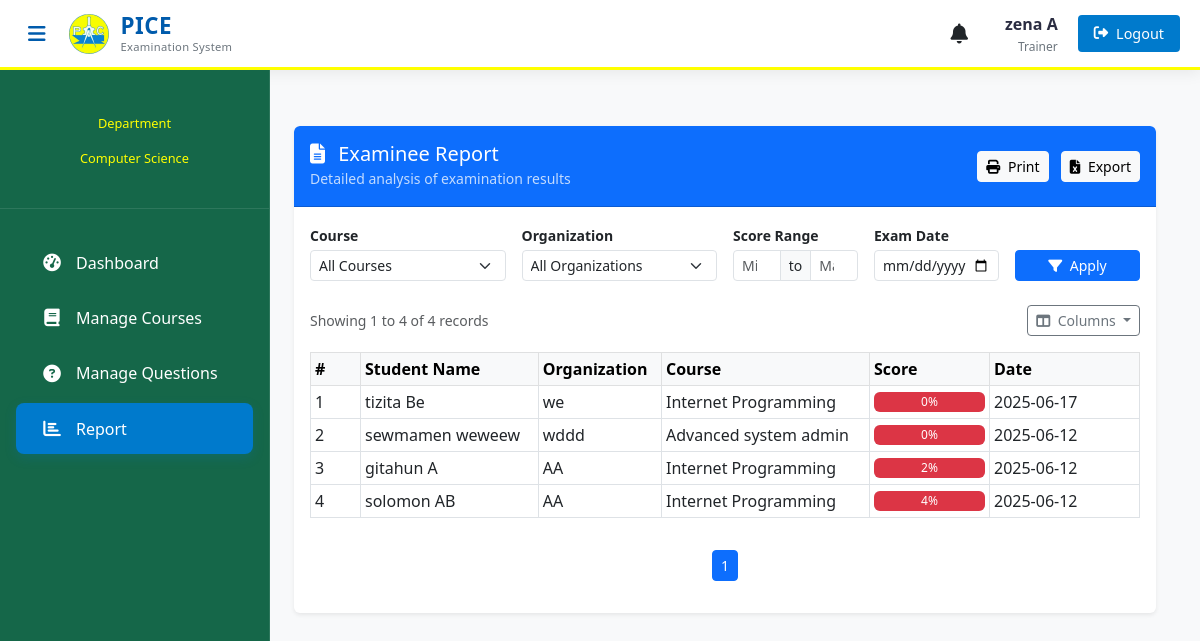
The page /teacher/teacher-report (signed in) on the database its author committed.
### teacher/models.py (models this page shows, shortened)
class Teacher(models.Model):
    user = models.OneToOneField(User, on_delete=models.CASCADE)
    address = models.CharField(max_length=40)
    mobile = models.CharField(max_length=20, null=False)
    status = models.BooleanField(default=True)
    salary = models.PositiveIntegerField(null=True)
    department = models.ForeignKey(
        'exam.Department',
        on_delete=models.SET_NULL,
        null=True,
        blank=False,
        related_name='teachers'
    )

### exam/models.py (models this page shows, shortened)
class Department(models.Model):
   department_name = models.CharField(max_length=100, unique=True)
   def __str__(self):
        return self.department_name

class Result(models.Model):
    student = models.ForeignKey(Student,on_delete=models.CASCADE)
    exam = models.ForeignKey(Course,on_delete=models.CASCADE)
    marks = models.PositiveIntegerField()
    date = models.DateTimeField(auto_now=True)

class Course(models.Model):
    course_name = models.CharField(max_length=50)
    question_number = models.PositiveIntegerField()
    total_marks = models.PositiveIntegerField(default=100)
    given_time = models.PositiveIntegerField(default=60)
    department = models.ForeignKey(Department, on_delete=models.CASCADE, related_name='course_set')
    examiners = models.ManyToManyField(Examiner, blank=True, related_name='courses')
    is_seen = models.BooleanField(default=False)

### student/models.py (models this page shows, shortened)
class Student(models.Model):
    user=models.OneToOneField(User,on_delete=models.CASCADE)
    address = models.CharField(max_length=40)
    mobile = models.CharField(max_length=20,null=False)
    organization = models.CharField(max_length=200, null=False)
    course = models.ForeignKey(
        'exam.Course',
        on_delete=models.SET_NULL,
        null=True
    )
    department = models.ForeignKey(
        'exam.Department',  # Reference to your Department model
        on_delete=models.SET_NULL,
        null=True,
        blank=True,
        related_name='students'
    )
    @property
    def get_name(self):
        return self.user.first_name+" "+self.user.last_name

### teacher/views.py (the view)
# urls.py: path('teacher-report',views.teacher_report, name='teacher-report'),
@login_required(login_url='teacher:teacherlogin')
def teacher_report(request):
    department = get_teacher_department(request)
    courses = QMODEL.Course.objects.filter(department=department)
    organizations = SMODEL.Student.objects.filter(
        department=department
    ).values_list('organization', flat=True).distinct()
    log_activity(
        user=request.user,
        action_type='OTHER',
        description=f'Team leader accessed exam reports'
    )
    results = QMODEL.Result.objects.select_related(
        'student', 'exam'
    ).filter(
        exam__department=department
    ).order_by('-date')
    course_id = request.GET.get('course', '')
    organization = request.GET.get('organization')
    min_mark = request.GET.get('min_mark')
    max_mark = request.GET.get('max_mark')
    exam_date = request.GET.get('exam_date')
    if course_id:
        results = results.filter(exam__id=course_id)
    if organization:
        results = results.filter(student__organization=organization)
    if exam_date:
        try:
            date_obj = datetime.strptime(exam_date, '%Y-%m-%d').date()
            results = results.filter(date__date=date_obj)
        except ValueError:
            exam_date = ''
    student_ids = results.values_list('student__id', flat=True).distinct()
    fib_answers = QMODEL.StudentAnswer.objects.filter(
        student_id__in=student_ids,
        question__course__department=department,
        question__question_type='FIB'
    ).values('student').annotate(
        fib_score=Sum('marks_obtained')
    )
    fib_scores = {answer['student']: answer['fib_score'] or 0 for answer in fib_answers}
    results_list = []
    for result in results:
        result.fib_score = fib_scores.get(result.student.id, 0)
        result.total_score = result.marks + result.fib_score
        include = True
        if min_mark and min_mark.isdigit():
            include = include and (result.total_score >= float(min_mark))
        if max_mark and max_mark.isdigit():
            include = include and (result.total_score <= float(max_mark))
        if include:
            results_list.append(result)
    paginator = Paginator(results_list, 10)
    page_number = request.GET.get('page')
    page_obj = paginator.get_page(page_number)
    context = {
        'results': page_obj,
        'courses': courses,
        'organizations': organizations,
        'selected_course': course_id,
        'selected_org': organization,
        'min_mark': min_mark,
        'max_mark': max_mark,
        'selected_date': exam_date,
        'department': department,
    }
    return render(request, 'teacher/teacher_report.html', context)

### templates/teacher/teacher_report.html (shortened to what this page needs)
{% extends 'teacher/teacherbase.html' %}
{% load widget_tweaks %}
{% block content %}
<div class="container py-4">
  <div class="card shadow-sm border-0 overflow-hidden">
    <div class="card-header bg-primary text-white d-flex justify-content-between align-items-center py-3">
      <div>
        <h5 class="mb-0"><i class="fas fa-file-alt me-2"></i> Examinee  Report</h5>
        <small class="opacity-75">Detailed analysis of examination results</small>
      </div>
      <div>
        <button class="btn btn-light btn-sm me-2" onclick="printReport()">
          <i class="fas fa-print me-1"></i> Print
        </button>
        <button class="btn btn-light btn-sm" onclick="exportToExcel()">
          <i class="fas fa-file-excel me-1"></i> Export
        </button>
      </div>
    </div>
    <div class="card-body">
      <form id="filter-form" method="get" class="row g-3 mb-4">
        <div class="col-md-3">
            <label class="form-label fw-semibold small mb-1">Course</label>
            <select name="course" class="form-select form-select-sm auto-submit">
                <option value="">All Courses</option>
            </select>
        </div>
        <div class="col-md-3">
          <label class="form-label fw-semibold small mb-1">Organization</label>
          <select name="organization" class="form-select form-select-sm auto-submit">
            <option value="">All Organizations</option>
          </select>
        </div>
        <div class="col-md-2">
          <label class="form-label fw-semibold small mb-1">Score Range</label>
          <div class="input-group input-group-sm">
            <input type="number" name="min_mark" value="{{ min_mark }}" class="form-control auto-submit" placeholder="Min" min="0" max="100">
            <span class="input-group-text">to</span>
            <input type="number" name="max_mark" value="{{ max_mark }}" class="form-control auto-submit" placeholder="Max" min="0" max="100">
          </div>
        </div>
        <div class="col-md-2">
            <label class="form-label fw-semibold small mb-1">Exam Date</label>
            <input type="date" name="exam_date" class="form-control form-control-sm auto-submit"
                   value="{{ exam_date|default:'' }}"
                   max="{% now 'Y-m-d' %}">
        </div>
        <div class="col-md-2 d-flex align-items-end">
          <button type="submit" class="btn btn-primary btn-sm w-100">
            <i class="fas fa-filter me-1"></i> Apply
          </button>
        </div>
      </form>
      {% if results %}
      <div id="report-section">
        <div class="d-flex justify-content-between align-items-center mb-3">
          <div class="text-muted small">
            Showing {{ results.start_index }} to {{ results.end_index }} of {{ results.paginator.count }} records
          </div>
          <div class="dropdown">
            <button class="btn btn-outline-secondary btn-sm dropdown-toggle" type="button" data-bs-toggle="dropdown">
              <i class="fas fa-columns me-1"></i> Columns
            </button>
          </div>
        </div>
        <div class="table-responsive">
          <table class="table table-sm table-hover table-bordered align-middle" id="report-table">
            <thead class="table-light">
              <tr>
                <th width="50">#</th>
                <th>Student Name</th>
                <th>Organization</th>
                <th>Course</th>
                <th width="120">Score</th>
                <th width="150">Date</th>
              </tr>
            </thead>
            <tbody>
              {% for result in results %}
              <tr>
                <td>{{ results.start_index|add:forloop.counter0 }}</td>
                <td>{{ result.student.get_name }}</td>
                <td>{{ result.student.organization }}</td>
                <td>{{ result.exam.course_name }}</td>
                <td>
                  <div class="progress" style="height: 20px;">
                    <div class="progress-bar {% if result.marks >= 75 %}bg-success{% elif result.marks >= 50 %}bg-warning{% else %}bg-danger{% endif %}"
                         role="progressbar" style="width: 100%"
                         aria-valuenow="{{ result.total_score }}" aria-valuemin="0" aria-valuemax="100">
                      {{ result.total_score }}%
                    </div>
                  </div>
                </td>
                <td>{{ result.date|date:"Y-m-d" }}</td>
              </tr>
              {% empty %}
              <tr>
                  <td colspan="6">No results found matching your criteria</td>
              </tr>
              {% endfor %}
            </tbody>
          </table>
        </div>
        <nav aria-label="Page navigation" class="mt-3">
          <ul class="pagination justify-content-center pagination-sm">
            {% for num in results.paginator.page_range %}
              {% if results.number == num %}
                <li class="page-item active">
                  <a class="page-link" href="?page={{ num }}{% for key,value in request.GET.items %}{% if key != 'page' %}&{{ key }}={{ value }}{% endif %}{% endfor %}">{{ num }}</a>
                </li>
              {% elif num > results.number|add:'-3' and num < results.number|add:'3' %}
                <li class="page-item">
                  <a class="page-link" href="?page={{ num }}{% for key,value in request.GET.items %}{% if key != 'page' %}&{{ key }}={{ value }}{% endif %}{% endfor %}">{{ num }}</a>
                </li>
              {% endif %}
            {% endfor %}
          </ul>
        </nav>
      </div>
      {% endif %}
    </div>
  </div>
</div>
{% endblock %}

### templates/teacher/teacherbase.html (shortened to what this page needs)
<!DOCTYPE html>
{% load static %}
<html lang="en">
<head>
    <link href="https://cdn.jsdelivr.net/npm/bootstrap@5.3.0/dist/css/bootstrap.min.css" rel="stylesheet">
    <link rel="stylesheet" href="https://cdnjs.cloudflare.com/ajax/libs/font-awesome/6.4.0/css/all.min.css">
</head>
<body>
    <header class="admin-header">
        <div class="header-container">
            <div class="header-left">
                <button class="sidebar-toggle" id="sidebarToggle">
                    <i class="fas fa-bars"></i>
                </button>
                <div class="brand-logo">
                    <img src="{% static 'image/logo.jpg' %}" alt="PICE Logo" class="header-logo">
                    <div class="logo-text">
                        <span class="logo-main">PICE</span>
                        <span class="logo-sub">Examination System</span>
                    </div>
                </div>
            </div>
            <div class="header-right">
                <div class="header-right">
                    <div class="dropdown me-3">
                        <button class="btn btn-link text-dark p-0 position-relative" type="button" id="notificationDropdown" data-bs-toggle="dropdown" aria-expanded="false">
                            <i class="fas fa-bell fa-lg"></i>
                        </button>
                    </div>
                <div class="user-profile">
                    <span class="username">{{request.user.first_name}} {{request.user.last_name}}</span>
                    <div class="user-role">Trainer</div>
                </div>
                <a href="/logout" class="logout-btn">
                    <i class="fas fa-sign-out-alt"></i>
                    <span class="logout-text">Logout</span>
                </a>
            </div>
        </div>
    </header>
    <aside class="admin-sidebar">
        <div class="profile-section">
            <p class="profile-role">Department</p>
            <p class="profile-role">{{ request.user.teacher.department }}</p>
        </div>
        <nav class="sidebar-menu">
            <div class="menu-container">
                <a href="/teacher/teacher-dashboard" class="menu-item {% if request.path == '/teacher/teacher-dashboard' %}active{% endif %}">
                    <i class="fas fa-tachometer-alt"></i>
                    <span>Dashboard</span>
                </a>
                <a href="/teacher/teacher-exam" class="menu-item {% if request.path == '/teacher/teacher-exam' %}active{% endif %}">
                    <i class="fas fa-book"></i>
                    <span>Manage Courses</span>
                </a>
                <a href="/teacher/teacher-question" class="menu-item {% if request.path == '/teacher/teacher-question' %}active{% endif %}">
                    <i class="fas fa-question-circle"></i>
                    <span>Manage Questions</span>
                </a>
                <a href="/teacher/teacher-report" class="menu-item {% if request.path == '/teacher/teacher-report' %}active{% endif %}">
                    <i class="fas fa-chart-bar"></i>
                    <span>Report</span>
                </a>
            </div>
        </nav>
    </aside>
    <main class="admin-content">
        {% block content %}
        {% endblock content %}
    </main>
</body>
</html>

### rows shown on the page
Result: start_index|add "1", student.get_name "tizita Be", student.organization "we", exam.course_name "Internet Programming", total_score "0", date "2025-06-17"
Result: start_index|add "2", student.get_name "sewmamen weweew", student.organization "wddd", exam.course_name "Advanced system admin", total_score "0", date "2025-06-12"
Result: start_index|add "3", student.get_name "gitahun A", student.organization "AA", exam.course_name "Internet Programming", total_score "2", date "2025-06-12"
Result: start_index|add "4", student.get_name "solomon AB", student.organization "AA", exam.course_name "Internet Programming", total_score "4", date "2025-06-12"

### other values the page prints
{{ request.user.first_name }} "zena"
{{ request.user.last_name }} "A"
{{ request.user.teacher.department }} "Computer Science"
{{ results.start_index }} "1"
{{ results.end_index }} "4"
{{ results.paginator.count }} "4"
{{ num }} "1"
